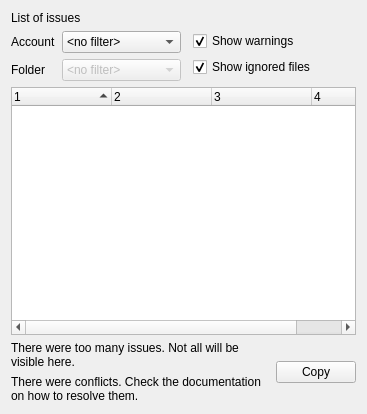
<?xml version="1.0" encoding="UTF-8"?>
<ui version="4.0">
 <class>OCC::IssuesWidget</class>
 <widget class="QWidget" name="OCC::IssuesWidget">
  <property name="geometry">
   <rect>
    <x>0</x>
    <y>0</y>
    <width>367</width>
    <height>414</height>
   </rect>
  </property>
  <property name="windowTitle">
   <string>Form</string>
  </property>
  <layout class="QVBoxLayout" name="verticalLayout">
   <item>
    <widget class="QLabel" name="_headerLabel">
     <property name="text">
      <string>List of issues</string>
     </property>
     <property name="textFormat">
      <enum>Qt::PlainText</enum>
     </property>
    </widget>
   </item>
   <item>
    <layout class="QGridLayout" name="gridLayout">
     <item row="0" column="0">
      <layout class="QFormLayout" name="accountFolderLayout">
       <property name="formAlignment">
        <set>Qt::AlignLeading|Qt::AlignLeft|Qt::AlignTop</set>
       </property>
       <item row="0" column="0">
        <widget class="QLabel" name="accountLabel">
         <property name="text">
          <string>Account</string>
         </property>
        </widget>
       </item>
       <item row="0" column="1">
        <widget class="QComboBox" name="filterAccount">
         <item>
          <property name="text">
           <string>&lt;no filter&gt;</string>
          </property>
         </item>
        </widget>
       </item>
       <item row="1" column="1">
        <widget class="QComboBox" name="filterFolder">
         <property name="enabled">
          <bool>false</bool>
         </property>
         <item>
          <property name="text">
           <string>&lt;no filter&gt;</string>
          </property>
         </item>
        </widget>
       </item>
       <item row="1" column="0">
        <widget class="QLabel" name="folderLabel">
         <property name="text">
          <string>Folder</string>
         </property>
        </widget>
       </item>
      </layout>
     </item>
     <item row="0" column="1">
      <layout class="QFormLayout" name="formLayout_2">
       <property name="formAlignment">
        <set>Qt::AlignLeading|Qt::AlignLeft|Qt::AlignTop</set>
       </property>
       <item row="0" column="1">
        <widget class="QCheckBox" name="showWarnings">
         <property name="text">
          <string>Show warnings</string>
         </property>
         <property name="checked">
          <bool>true</bool>
         </property>
        </widget>
       </item>
       <item row="1" column="1">
        <widget class="QCheckBox" name="showIgnores">
         <property name="text">
          <string>Show ignored files</string>
         </property>
         <property name="checked">
          <bool>true</bool>
         </property>
        </widget>
       </item>
      </layout>
     </item>
    </layout>
   </item>
   <item>
    <widget class="QTreeWidget" name="_treeWidget">
     <property name="alternatingRowColors">
      <bool>true</bool>
     </property>
     <property name="rootIsDecorated">
      <bool>false</bool>
     </property>
     <property name="sortingEnabled">
      <bool>true</bool>
     </property>
     <property name="columnCount">
      <number>4</number>
     </property>
     <column>
      <property name="text">
       <string notr="true">1</string>
      </property>
     </column>
     <column>
      <property name="text">
       <string notr="true">2</string>
      </property>
     </column>
     <column>
      <property name="text">
       <string notr="true">3</string>
      </property>
     </column>
     <column>
      <property name="text">
       <string notr="true">4</string>
      </property>
     </column>
    </widget>
   </item>
   <item>
    <layout class="QHBoxLayout" name="horizontalLayout_2" stretch="1,0">
     <item>
      <layout class="QVBoxLayout" name="verticalLayout_2">
       <item>
        <widget class="QLabel" name="_tooManyIssuesWarning">
         <property name="text">
          <string>There were too many issues. Not all will be visible here.</string>
         </property>
         <property name="wordWrap">
          <bool>true</bool>
         </property>
        </widget>
       </item>
       <item>
        <widget class="QLabel" name="_conflictHelp">
         <property name="text">
          <string>There were conflicts. Check the documentation on how to resolve them.</string>
         </property>
         <property name="wordWrap">
          <bool>true</bool>
         </property>
         <property name="openExternalLinks">
          <bool>true</bool>
         </property>
        </widget>
       </item>
      </layout>
     </item>
     <item>
      <layout class="QVBoxLayout" name="verticalLayout_3">
       <item>
        <spacer name="verticalSpacer">
         <property name="orientation">
          <enum>Qt::Vertical</enum>
         </property>
         <property name="sizeType">
          <enum>QSizePolicy::Minimum</enum>
         </property>
         <property name="sizeHint" stdset="0">
          <size>
           <width>20</width>
           <height>0</height>
          </size>
         </property>
        </spacer>
       </item>
       <item>
        <widget class="QPushButton" name="copyIssuesButton">
         <property name="toolTip">
          <string>Copy the issues list to the clipboard.</string>
         </property>
         <property name="text">
          <string>Copy</string>
         </property>
        </widget>
       </item>
      </layout>
     </item>
    </layout>
   </item>
   <item>
    <layout class="QHBoxLayout" name="horizontalLayout"/>
   </item>
  </layout>
 </widget>
 <resources/>
 <connections/>
</ui>
